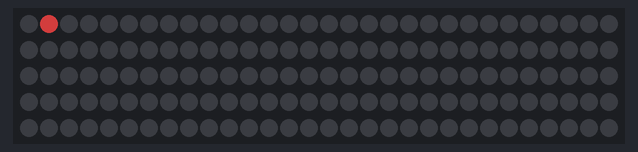
The sketch below on a simulated Arduino Uno, built with avr-gcc and run on an emulated ATmega328P. Parts: 150 RGB LEDs in strip order, left to right, continuing on the next row. Dim RGB values are drawn brighter than linear; random numbers use the default seed unless the sketch sets one; what the sketch prints to the serial monitor is not drawn.

Above: at 0.16 s.
At 1.08 s:
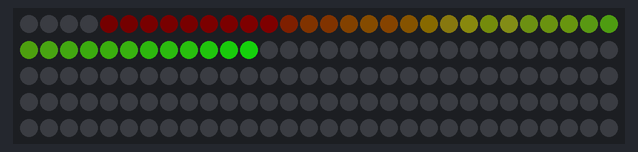
At 1.69 s:
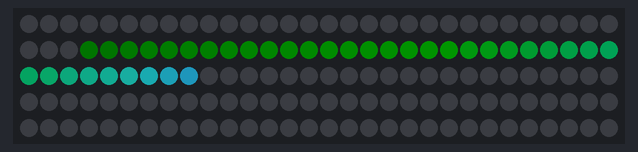
At 3.54 s:
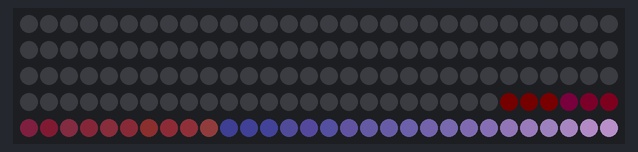
At 5.38 s:
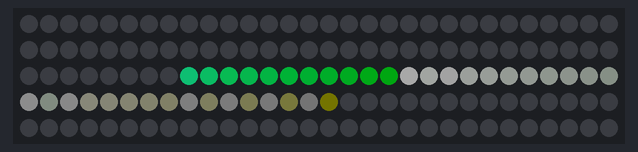
At 6.92 s:
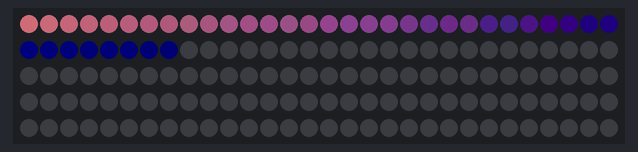

The sketch:

long_snake_rainbow_neopixel.ino
```cpp
#include "FastSPI_LED2.h"
//CRGB pixelBuffer[150];

#define NUMLEDS 150
#define BRIGHTNESS 125
#define START 0
#define END 149
#define HUE_WALK 2
#define SAT_WALK 2
#define REDUCE 0.9125
#define DELAY 8
#define VALUE 255

/* chasing trail of lights, random colors */

CRGB pixelBuffer[NUMLEDS];

void setup() {
  FastLED.addLeds<WS2811,10,GRB>(pixelBuffer, NUMLEDS);
  FastLED.setBrightness(BRIGHTNESS);

  Serial.begin(19200);
}

int i = START;
int j = 0;
byte inc = 1;
byte hue = 0;
byte sat = 180;
int sat_direction = 1;

void loop() {
  if (inc == 1) {
    i = i + 1;
    if (i >= END) { inc = -1; }
  } else {
    i = i - 1;
    if (i < START) { inc = 1; }
  }

  //create HSV object
  CHSV hsv(hue, sat, VALUE);
  //converrt HSV to RGB and add to pixelBuffer
  hsv2rgb_raw(hsv, pixelBuffer[i]);

  //set pixel to blue for debugging
  //;pixelBuffer[i] = CRGB::Blue;

  FastLED.show();

  //debug info
  Serial.println(i);
  Serial.println(hue);
  Serial.println(sat);
  Serial.println(pixelBuffer[i]);


  for (j = 0; j < NUMLEDS; j++) {
    pixelBuffer[j].r *= REDUCE;
    pixelBuffer[j].g *= REDUCE;
    pixelBuffer[j].b *= REDUCE;

  }

  hue = hue + random8(HUE_WALK) + 1;

  // set saturation direction; 1 = incrementing; -1 = decrementing;
  if (sat == (256 - SAT_WALK)) {
    sat_direction = - 1;
  }
  if (sat == (SAT_WALK - 1)) {
    sat_direction = 1;
  }

  sat = sat + sat_direction * (random8(SAT_WALK) + 1);

  delay(DELAY);
}
```
